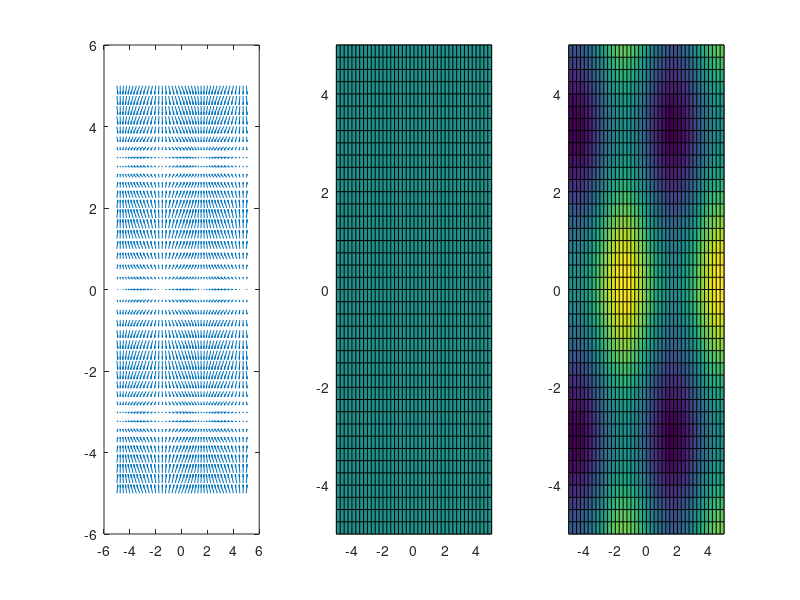
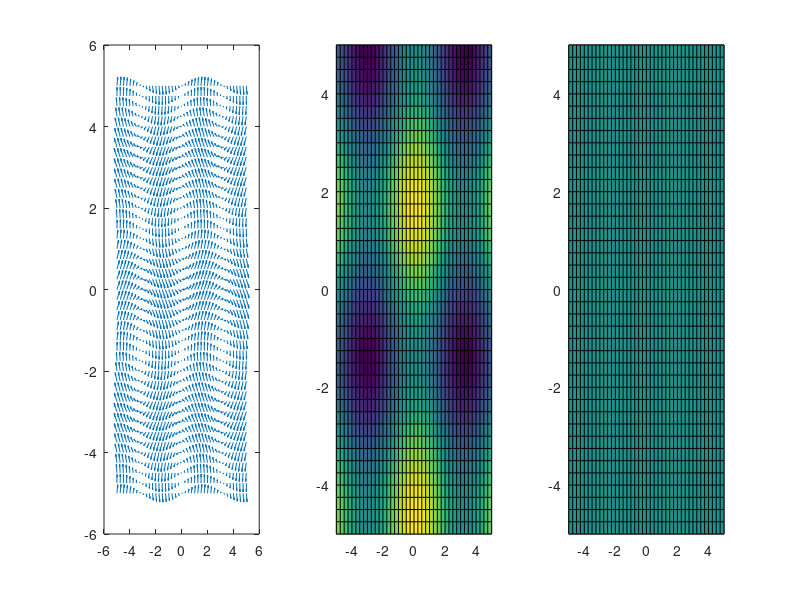
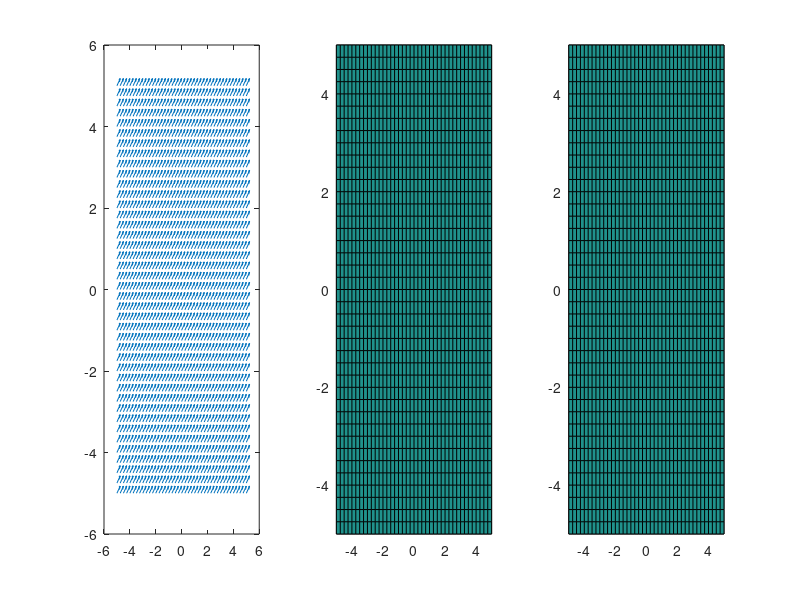
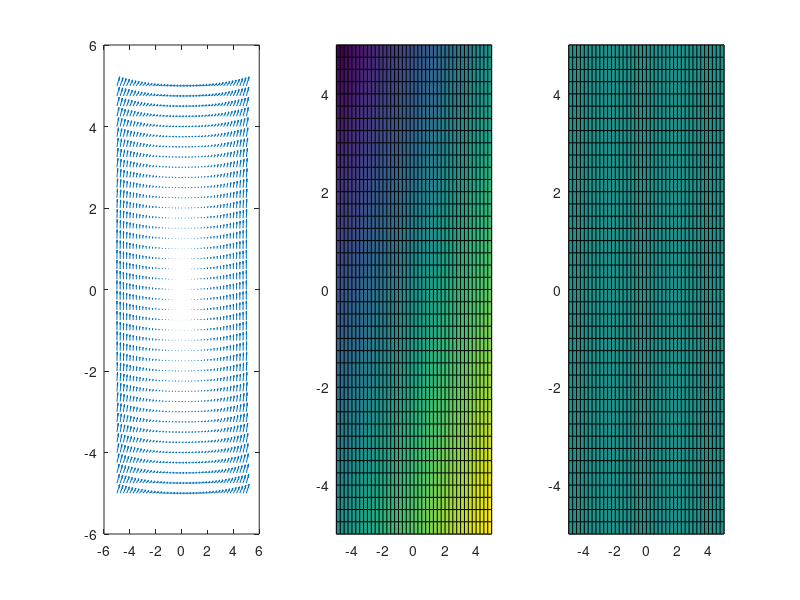

The MATLAB script that drew these images, in order:
[x,y] = meshgrid(-5:0.25:5,-5:0.25:5);
%a
i=cos(x)
j=sin(y)
figure
subplot(1,3,1)
quiver(x,y,i,j)
subplot(1,3,2)
cav = curl(x,y,i,j)
pcolor(x,y,cav);
subplot(1,3,3)
d=divergence(x,y,i,j)
pcolor(x,y,d)
%b
i=cos(y)
j=sin(x)
figure
subplot(1,3,1)
quiver(x,y,i,j)
subplot(1,3,2)
cav = curl(x,y,i,j)
pcolor(x,y,cav);
subplot(1,3,3)
d=divergence(x,y,i,j)
pcolor(x,y,d)
%c
i=cos(x*y)
j=sin(x*y)
figure
subplot(1,3,1)
quiver(x,y,i,j)
subplot(1,3,2)
cav = curl(x,y,i,j)
pcolor(x,y,cav);
subplot(1,3,3)
d=divergence(x,y,i,j)
pcolor(x,y,d)
%d
i=y.^2
j=x.^2
figure
subplot(1,3,1)
quiver(x,y,i,j)
subplot(1,3,2)
cav = curl(x,y,i,j)
pcolor(x,y,cav);
subplot(1,3,3)
d=divergence(x,y,i,j)
pcolor(x,y,d)